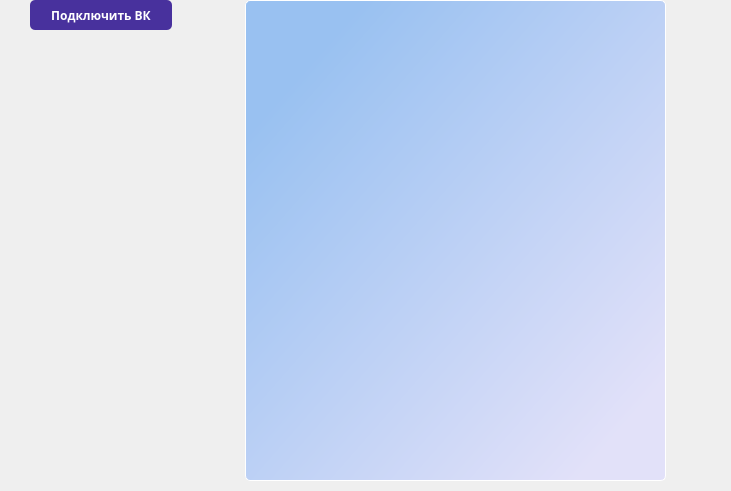
<?xml version="1.0" encoding="UTF-8"?>
<ui version="4.0">
 <class>onVK</class>
 <widget class="QWidget" name="onVK">
  <property name="geometry">
   <rect>
    <x>0</x>
    <y>0</y>
    <width>731</width>
    <height>491</height>
   </rect>
  </property>
  <property name="windowTitle">
   <string>Form</string>
  </property>
  <widget class="QListWidget" name="list_vk_auth">
   <property name="geometry">
    <rect>
     <x>245</x>
     <y>0</y>
     <width>421</width>
     <height>481</height>
    </rect>
   </property>
   <property name="styleSheet">
    <string notr="true">border: 1px solid #ffffff;
border-radius: 5px;
background-color: qlineargradient(spread:pad, x1:0, y1:0, x2:1, y2:1, stop:0.140704 rgba(153, 193, 241, 255), stop:0.894472 rgba(226, 225, 249, 255));</string>
   </property>
  </widget>
  <widget class="QPushButton" name="auth_VK">
   <property name="geometry">
    <rect>
     <x>30</x>
     <y>0</y>
     <width>142</width>
     <height>30</height>
    </rect>
   </property>
   <property name="minimumSize">
    <size>
     <width>0</width>
     <height>30</height>
    </size>
   </property>
   <property name="font">
    <font>
     <family>Play</family>
     <bold>true</bold>
    </font>
   </property>
   <property name="styleSheet">
    <string notr="true">QPushButton {
	background-color: rgb(72, 49, 157);
	border-radius: 5px;
	color: rgb(255, 255, 255);

}

QPushButton:hover {
	background-color: rgba(102, 64, 191, 169);
	border-radius: 5px;
	color: rgb(255, 255, 255);
	
}
</string>
   </property>
   <property name="text">
    <string>Подключить ВК</string>
   </property>
  </widget>
 </widget>
 <resources/>
 <connections/>
</ui>
